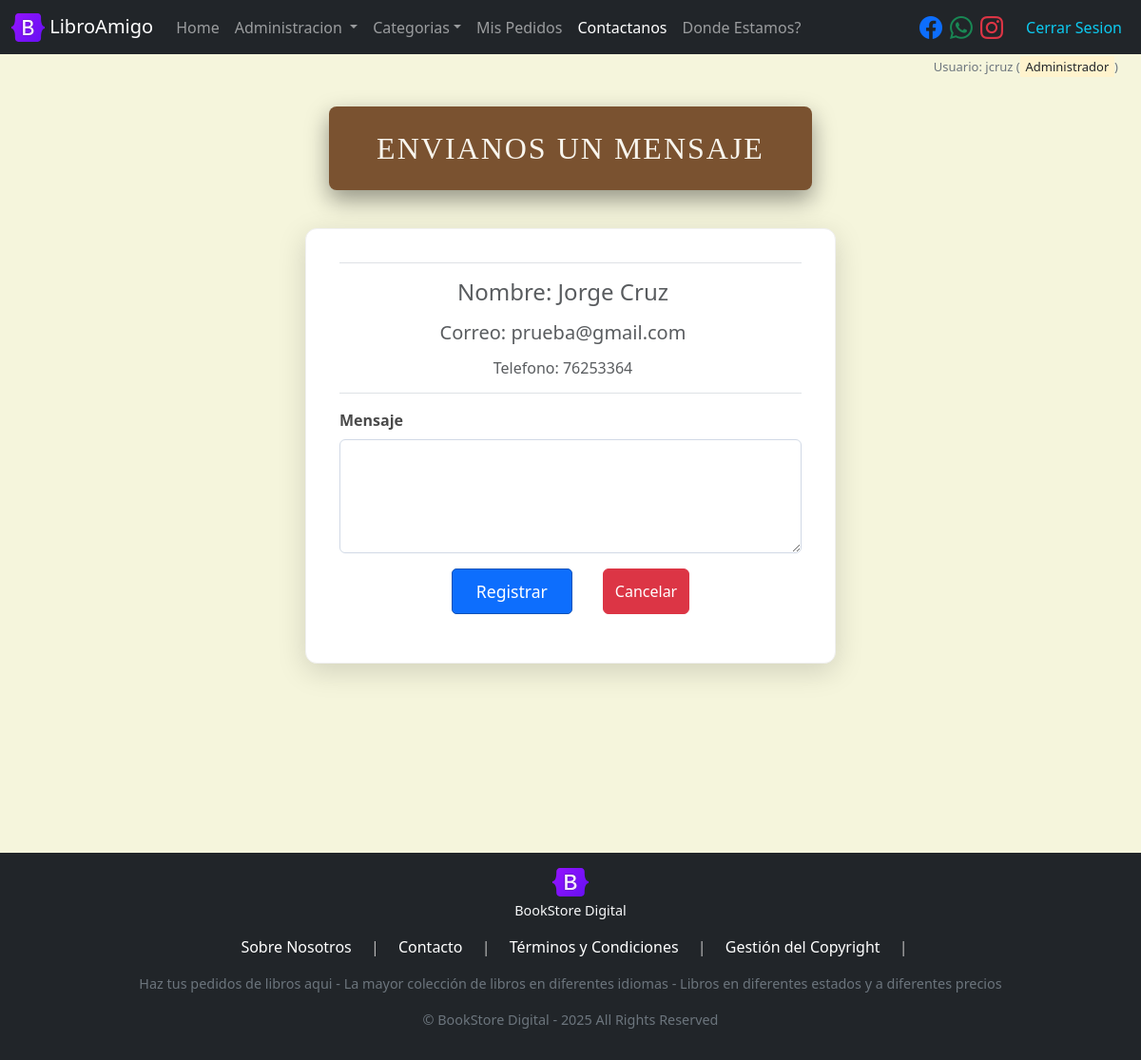
The page /contacts/create (signed in) on the database its author committed.
### models/user_model.py (models this page shows, shortened)
class User(db.Model, UserMixin):
    __tablename__ = 'users'
    id = db.Column(db.Integer, primary_key = True)
    name = db.Column(db.String(100), nullable = False)
    username = db.Column(db.String(20), nullable = False)
    pass_hash = db.Column(db.String, nullable = False)
    created_at = db.Column(db.DateTime, default = datetime.now) #utcnow #Date -> date.today  from datetime import date
    is_admin = db.Column(db.Boolean, default = False)
    email = db.Column(db.String(100), unique = True, nullable = False)
    phone = db.Column(db.String(20), nullable = False)
    contacts_relation = db.relationship('Contact', back_populates = 'user_relation', cascade="all, delete-orphan")
    orders_relation = db.relationship('Order', back_populates = 'user_relation')
    @staticmethod
    def get_by_id(id):
        return User.query.get(id)
    def delete(self):
        db.session.delete(self)
        db.session.commit()

### controllers/contact_controller.py (the view, shortened to what this page needs)
@contact_bp.route("/create", methods=['POST','GET'])
@login_required
def create():
    form = CreateForm()
    if 'cancel' in request.form:
        return redirect(url_for('index'))
    return contact_view.create(form=form)

### forms/form_contacts.py
class CreateForm(FlaskForm):
    message = TextAreaField('Mensaje',validators=[DataRequired(message="el mensaje no puede estar vacio")])
    user_id = HiddenField('User_ID')
    submit = SubmitField('Registrar')
    cancel = SubmitField('Cancelar')

### controllers/order_controller.py (called while the page is built)
@login_manager.user_loader
def load_user(user_id):
    return User.get_by_id(user_id)

### models/category_model.py (called while the page is built)
    @staticmethod
    def get_all_active():
        return Category.query.filter(Category.is_active == True).order_by(Category.name).all()

### run.py (called while the page is built)
@app.context_processor
def inject_active_path():
    def is_active(path):
        return 'active' if request.path == path else ''
    return(dict(is_active = is_active))

@app.context_processor
def inject_categories():
    categories = Category.get_all_active()
    return dict(categories=categories)

### views/contact_view.py (called while the page is built)
def create(form): #sending form for wtforms
    return render_template('contacts/create.html', form=form)

### templates/contacts/create.html (shortened to what this page needs)
{% extends 'base.html' %}
{% block content %}
<div class="container">
<h1 class="main-title-banner text-center">Envianos un Mensaje</h1>
<div class="row justify-content-center">
    <div class="col-md-8 col-lg-6 form-panel-card">
        {%if current_user.is_authenticated%}
        <div class="text-start mb-3 border-top border-bottom d-flex justify-content-center text-center">
            <div class="flex-shrink-0 me-3">
                <h4 class="text-muted mt-3 mb-3"> Nombre: {{current_user.name}} </h4>
                <h5 class="text-muted mb-3"> Correo: {{current_user.email}} </h5>
                <h6 class="text-muted  mb-3"> Telefono: {{current_user.phone}} </h6>
            </div>
        </div>
        {% endif %}
        <form action="{{url_for('contact.create')}}" method="post" novalidate>
            <div class="mb-3">
                {{ form.message.label(class="form-label") }}
                {{ form.message(class="form-control")}}
            </div>
            <div class="my-3 d-flex justify-content-center">
                {{ form.submit(class="btn btn-primary")}}
                {{ form.cancel(class="btn btn-danger")}}
            </div>
        </form>
    </div>
</div>
</div>
{% endblock %}

### templates/base.html (shortened to what this page needs)
<!doctype html>
<html lang="es">
  <head>
    <link href="https://cdn.jsdelivr.net/npm/bootstrap@5.3.6/dist/css/bootstrap.min.css" rel="stylesheet">
    <link href="https://cdn.jsdelivr.net/npm/bootstrap-icons@1.11.3/font/bootstrap-icons.css" rel="stylesheet">
    <link rel="stylesheet" href="{{ url_for('static', filename='css/styles.css') }}">
   </head>
  <body class="d-flex flex-column ">
        <nav class="navbar navbar-expand-lg navbar-dark bg-dark">
            <div class="container-fluid">
                <a class="navbar-brand" href="/">
                    <img src="/static/images/book_logo.svg" alt="Bookstore" width="35" height="30" class="d-inline-block align-text-top">
                    LibroAmigo
                </a>
                <div class="collapse navbar-collapse" id="navbarSupportedContent">
                <ul class="navbar-nav me-auto mb-2 mb-lg-0">
                    <li class="nav-item">
                    <a class="nav-link {{is_active('/')}} " aria-current="page" href="/">Home</a>
                    </li>
                    {% if current_user.is_authenticated and current_user.is_admin %}
                    <li class="nav-item dropdown">
                    <a class="nav-link dropdown-toggle"  href="#" role="button" data-bs-toggle="dropdown" aria-expanded="false">Administracion </a>
                    </li>
                    {% endif %}
                    <li class="nav-item dropdown">
                        <a class="nav-link dropdown-toggle" href="#" role="button" data-bs-toggle="dropdown" aria-expanded="false">Categorias</a>
                    </li>
                    <li class="nav-item">
                    <a class="nav-link {{is_active('/orders/my_orders')}}" href="{{url_for('order.my_orders')}}">Mis Pedidos</a>
                    </li>
                    <li class="nav-item">
                    <a class="nav-link {{is_active('/contacts/create')}}" href="{{url_for('contact.create')}}">Contactanos</a>
                    </li>
                    <li class="nav-item">
                    <a class="nav-link" href="{{url_for('map')}}"> Donde Estamos?</a>
                    </li>
                </ul>
                <div class="d-flex align-items-center me-3">
                    <a href="https://www.facebook.com" target="_blank" class="me-2">
                        <i class="bi bi-facebook fs-4"></i>
                    </a>
                    <a href="https://www.whatsapp.com" target="_blank" class="me-2">
                        <i class="bi bi-whatsapp fs-4 text-success"></i>
                    </a>
                    <a href="https://www.instagram.com" target="_blank">
                        <i class="bi bi-instagram fs-4 text-danger"></i>
                    </a>
                </div>
                <ul class="navbar-nav navbar-right">
                    {% if not current_user.is_authenticated %}
                    <li class="nav-item">
                        <a class="nav-link text-info" href="{{url_for('user.login')}}">Iniciar Sesion</a>
                    </li>
                    <li class="nav-item">
                        <a class="nav-link text-warning" href="{{url_for('user.signup')}}">Registrarse</a>
                    </li>
                    {% else %}
                    <li class="nav-item">
                        <a class="nav-link text-info" href="{{url_for('user.logout')}}">Cerrar Sesion</a>
                    </li>
                    {% endif %}
                </ul>
                </div>
            </div>
        </nav>
        <div class="text-end mx-4 mt-1 mb-0">
            {%if current_user.is_authenticated%}
                <p class="text-secondary" style="font-size: small;"> Usuario: {{current_user.username}}
                    {% if current_user.is_admin %} (<mark> Administrador </mark>){% endif %}
                </p>
            {% endif %}
        </div>
        <main class="container mt-0 min-vh-100">
        {% block content %}
        {% endblock %}
        </main>
        {%block footer %}
        <footer class="footer mt-auto mb-0 py-3 bg-dark text-white">
            <div class="container text-center">
                <div class="mb-1">
                    <img src="{{ url_for('static', filename='images/book_logo.svg') }}" alt="Logo de Freeditorial" style="height: 30px;">
                    <p class="mt-1 text-light">BookStore Digital</p>
                </div>
                <ul class="list-inline">
                    <li class="list-inline-item"><a href="#" class="text-white mx-2 text-decoration-none">Sobre Nosotros</a></li>
                    <li class="list-inline-item">|</li>
                    <li class="list-inline-item"><a href="#" class="text-white mx-2 text-decoration-none">Contacto</a></li>
                    <li class="list-inline-item">|</li>
                    <li class="list-inline-item"><a href="#" class="text-white mx-2 text-decoration-none">Términos y Condiciones</a></li>
                    <li class="list-inline-item">|</li>
                    <li class="list-inline-item"><a href="#" class="text-white mx-2 text-decoration-none">Gestión del Copyright</a></li>
                    <li class="list-inline-item">|</li>
                </ul>
                <p class="text-secondary">
                    Haz tus pedidos de libros aqui - La mayor colección de libros en diferentes idiomas -  Libros en diferentes estados y a diferentes precios
                </p>
                <p class="text-secondary small">
                    © BookStore Digital - 2025  All Rights Reserved
                </p>
            </div>
        </footer>
        {% endblock %}
  </body>
</html>

### static/css/styles.css (style rules this page uses)
body { background-color: #f5f5dc; color: #333; }
.footer { background-color: #333; color: #fff; color: #bbb !important; }
.footer p { font-size: 0.9em; }
.main-title-banner { position: relative; display: block; width: fit-content; padding: 25px 50px; margin: 15px auto 40px auto; background-color: #7a5230; color: #f8f5ed; font-family: 'Playfair Display', serif; font-size: 2em; text-align: center; text-transform: uppercase; letter-spacing: 2px; line-height: 1.2; box-shadow: 0 10px 25px rgba(0,0,0,0.4); border-radius: 8px; white-space: nowrap; overflow: hidden; text-overflow: ellipsis; max-width: 90%; }
.form-panel-card { background-color: #ffffff; padding: 35px; border-radius: 12px; box-shadow: 0 8px 30px rgba(0, 0, 0, 0.15); margin-bottom: 50px; border: 1px solid #f0f0f0; transition: transform 0.3s ease-in-out, box-shadow 0.3s ease-in-out; }
.form-panel-card .form-label { font-weight: 600; color: #4a4a4a; margin-bottom: 8px; }
.form-panel-card .form-control { border-color: #d1d9e6; border-radius: 6px; padding: 12px 18px; font-size: 1.05em; }
.form-panel-card .btn-primary { background-color: #0d6efd; ; border-color: #0e52b8; padding: 10px 25px; font-size: 1.1em; border-radius: 5px; }
.form-panel-card textarea.form-control { min-height: 120px; }

### rows shown on the page
User: username "jcruz", name "Jorge Cruz", email "prueba@gmail.com", phone "76253364"
